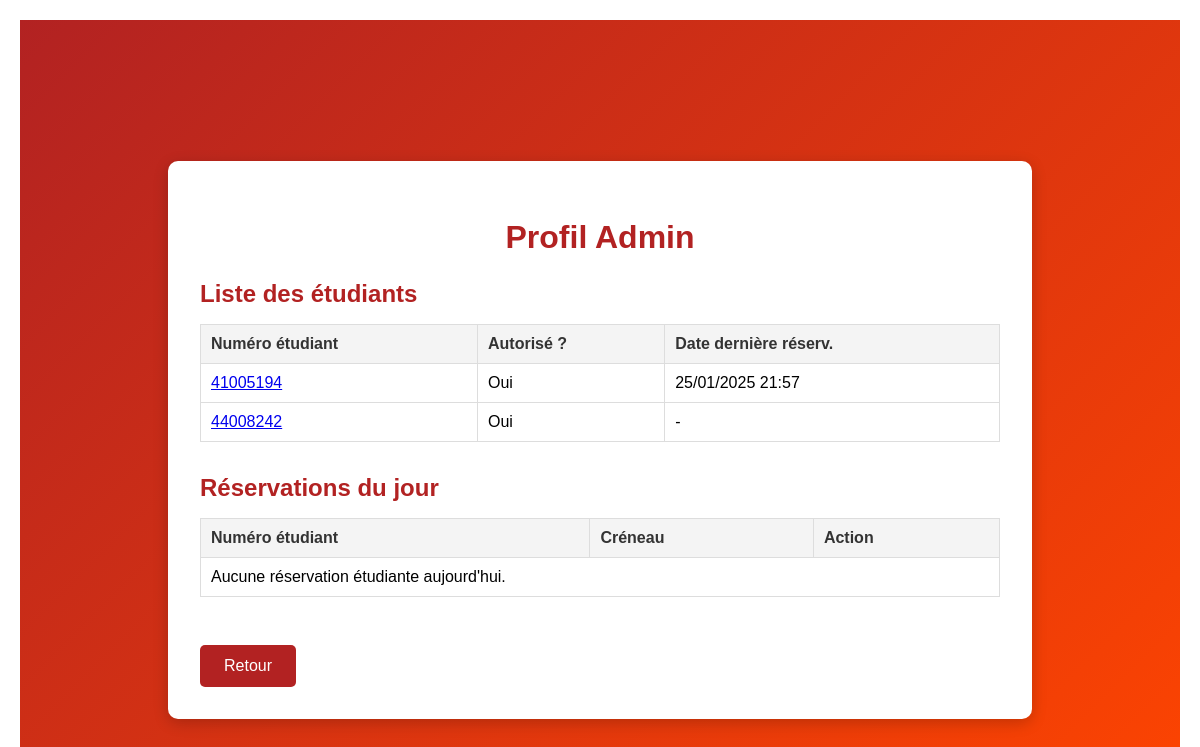
The app's page /profilAdmin/ (signed in), older data.
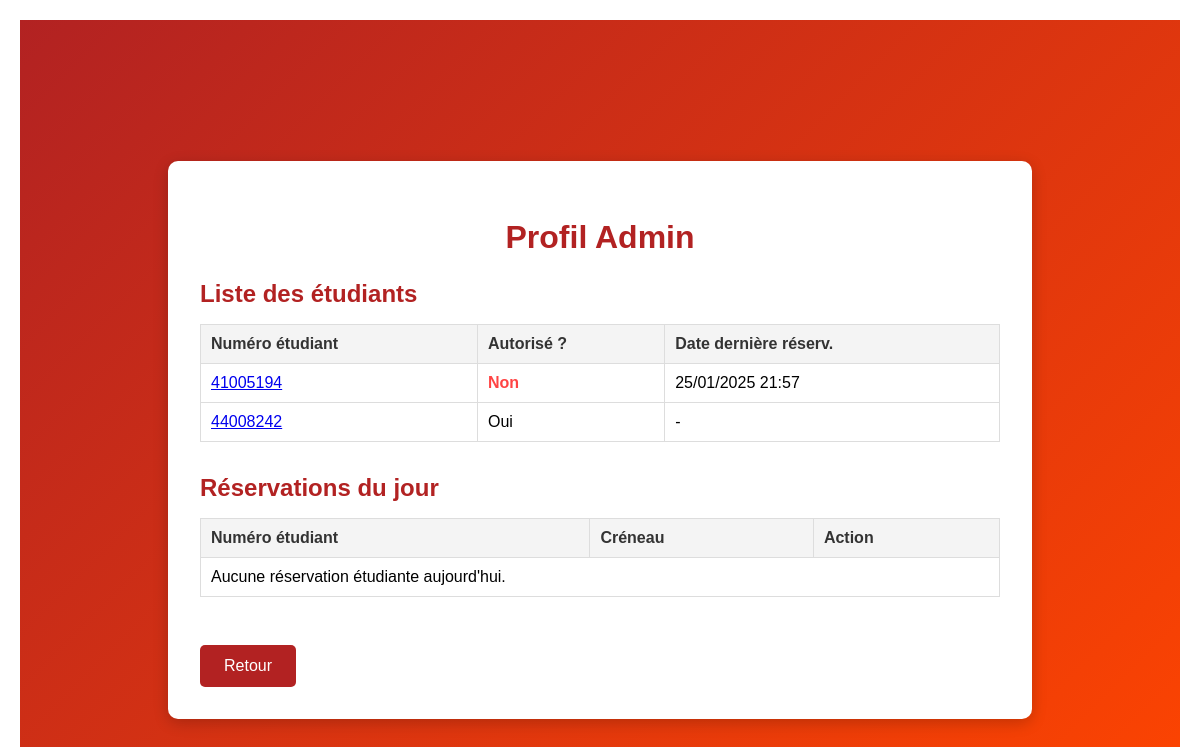
The same page, newer data.
### Reservation/models.py (models this page shows, shortened)
class Etudiant(models.Model):
    num_etudiant = models.CharField(unique=True, max_length=8)
    autorise = models.BooleanField(default=True)
    date_derniere_reserv = models.DateTimeField(default=timezone.now)
    class Meta:
        managed = False
        db_table = 'Etudiant'

### Reservation/views.py (the view)
    def wrapper(request, *args, **kwargs):
        if not request.session.get('is_admin', False):
            return redirect('adminLogin')
        return view_func(request, *args, **kwargs)

### Reservation/views.py (called while the page is built)
def admin_required(view_func):
    def wrapper(request, *args, **kwargs):
        if not request.session.get('is_admin', False):
            return redirect('adminLogin')
        return view_func(request, *args, **kwargs)
    return wrapper

@admin_required
def profilAdmin(request):
    students = Etudiant.objects.all().order_by('num_etudiant')
    today = timezone.now().date()
    reservations_today = Reservation.objects.filter(
        date_field=today,
        admin_field=False
    ).order_by('creneau__heure_debut')  # ou un autre ordre de tri
    context = {
        'title': 'Profil Admin',
        'students': students,
        'reservations_today': reservations_today,
    }
    return render(request, 'profilAdmin.html', context)

### Reservation/templates/profilAdmin.html (shortened to what this page needs)
{% extends 'base.html' %}
{% block content %}
<div class="profile-container">
    <div class="profile-box">
        <h2>Profil Admin</h2>
        <div class="section">
            <h3>Liste des étudiants</h3>
            <table>
                <thead>
                    <tr>
                        <th>Numéro étudiant</th>
                        <th>Autorisé ?</th>
                        <th>Date dernière réserv.</th>
                    </tr>
                </thead>
                <tbody>
                    {% for student in students %}
                    <tr>
                        <td>
                            <a href="{% url 'profilEtudiant' student.num_etudiant %}">
                                {{ student.num_etudiant }}
                            </a>
                        </td>
                        <td>
                            {% if student.autorise %}Oui{% else %}<span class="blocked">Non</span>{% endif %}
                        </td>
                        <td>
                            {% if student.date_derniere_reserv %}
                                {{ student.date_derniere_reserv|date:"d/m/Y H:i" }}
                            {% else %}
                                -
                            {% endif %}
                        </td>
                    </tr>
                    {% endfor %}
                </tbody>
            </table>
        </div>
        <div class="section">
            <h3>Réservations du jour</h3>
            <table>
                <thead>
                    <tr>
                        <th>Numéro étudiant</th>
                        <th>Créneau</th>
                        <th>Action</th>
                    </tr>
                </thead>
                <tbody>
                    {% for reservation in reservations_today %}
                    <tr>
                        <td>{{ reservation.etudiant.num_etudiant }}</td>
                        <td>
                            {% if reservation.creneau %}
                                {{ reservation.creneau.heure_debut }} - {{ reservation.creneau.heure_fin }}
                            {% else %}
                                creneau id={{ reservation.creneau_id }}
                            {% endif %}
                        </td>
                        <td>
                            <a href="{% url 'cancelReservation' reservation.id %}" class="cancel-btn">
                                Annuler
                            </a>
                        </td>
                    </tr>
                    {% empty %}
                    <tr>
                        <td colspan="3">Aucune réservation étudiante aujourd'hui.</td>
                    </tr>
                    {% endfor %}
                </tbody>
            </table>
        </div>
        <a href="javascript:history.back()" class="back-button">Retour</a>
    </div>
</div>
{% endblock %}

Row changes from the older to the newer data that the page shows:
changed Etudiant (number 1 of 2 on the later page): autorise "Oui" → "Non"
